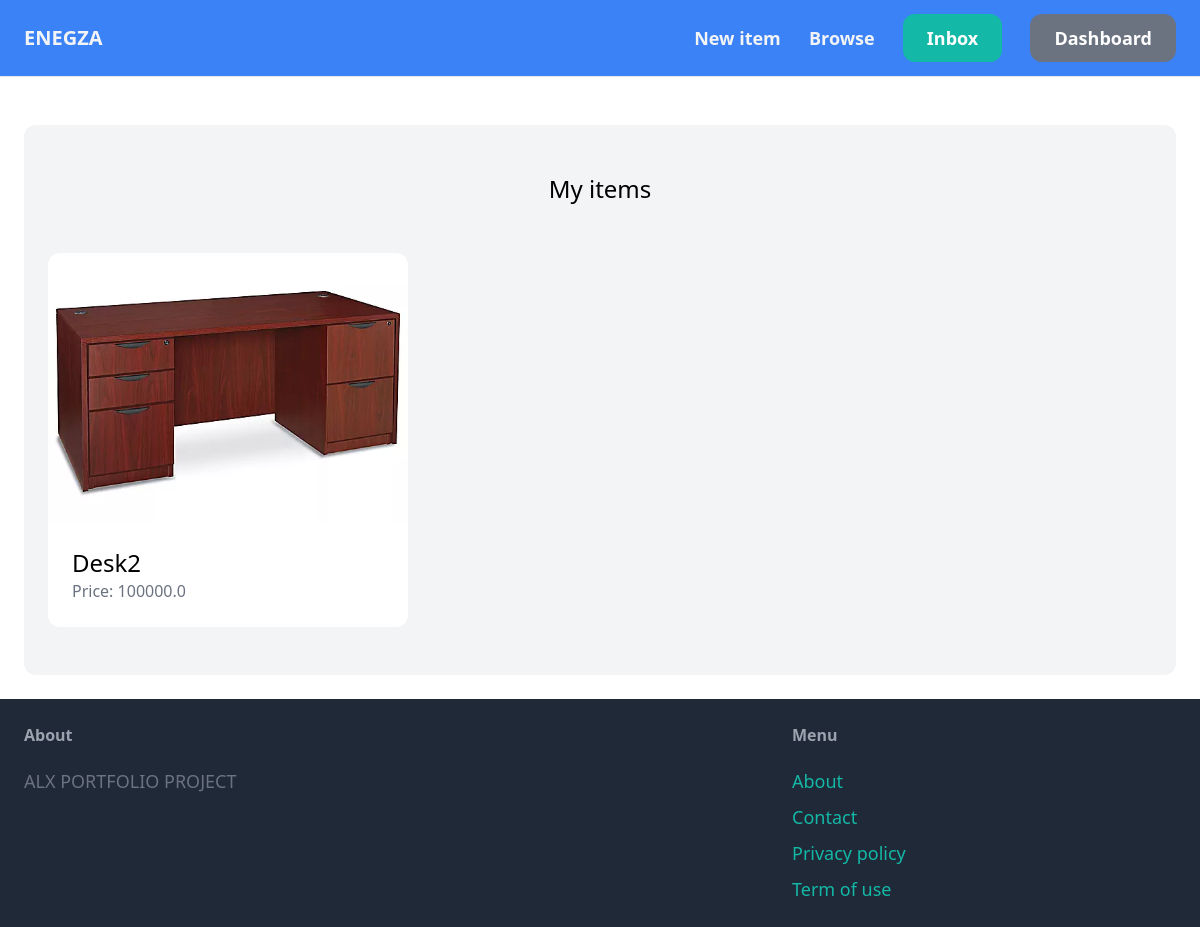
Page /dashboard/ (signed in) on the earlier database version.
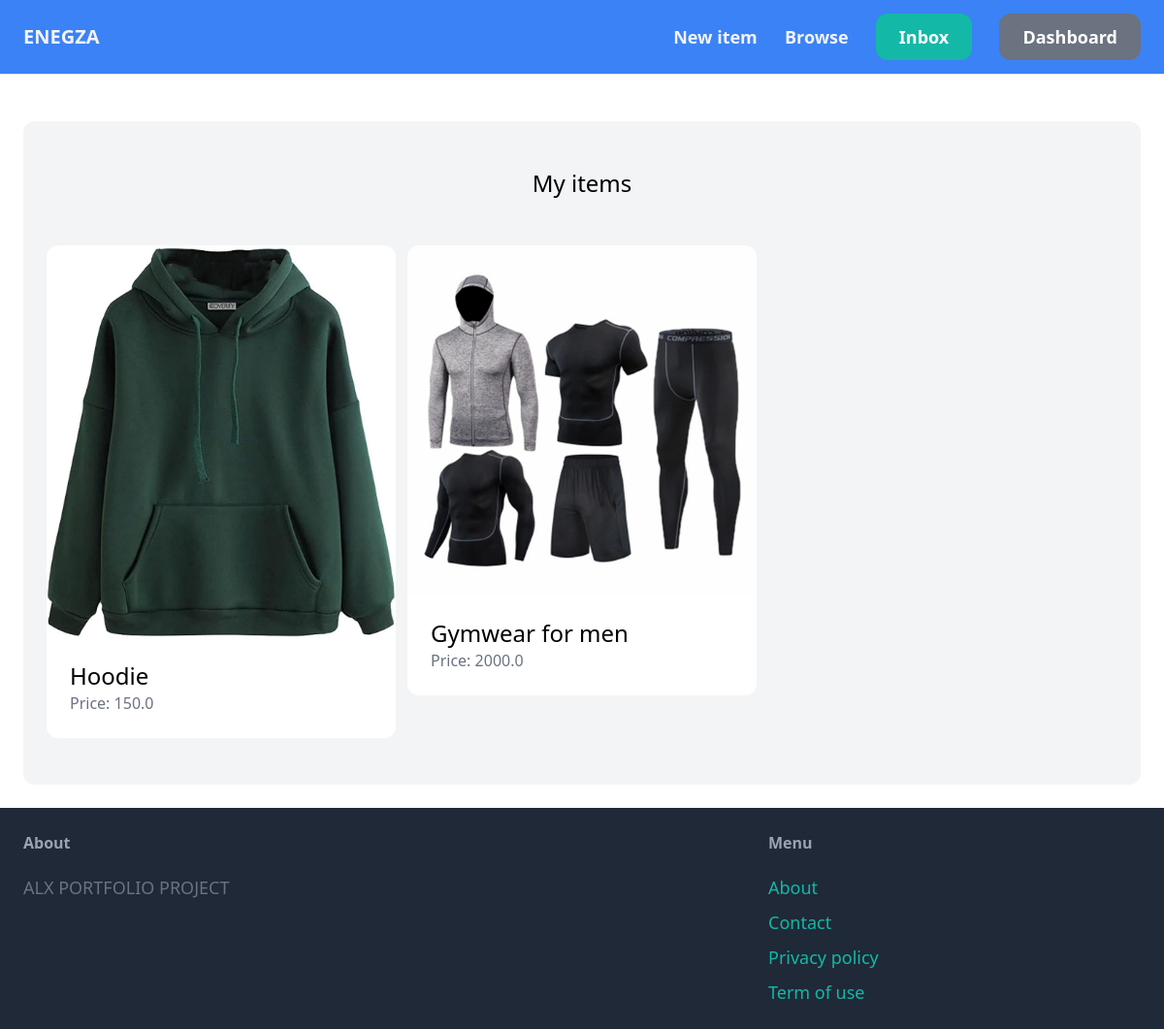
Same page on the later database version.
### item/models.py (models this page shows, shortened)
class Item(models.Model):
    category = models.ForeignKey(Category, related_name='items', on_delete=models.CASCADE)
    name = models.CharField(max_length=255)
    description = models.TextField(blank=True, null=True)
    price = models.FloatField()
    image = models.ImageField(upload_to='item_images', blank=True, null=True)
    is_sold = models.BooleanField(default=False)
    created_by = models.ForeignKey(User, related_name='items', on_delete=models.CASCADE)
    created_at = models.DateTimeField(auto_now_add=True)

### dashboard/views.py (the view)
# urls.py: path('', views.index, name='index'),
@login_required
def index(request):
    items = Item.objects.filter(created_by=request.user)
    return render(request, 'dashboard/index.html', {
        'items': items,
    })

### dashboard/templates/dashboard/index.html (shortened to what this page needs)
{% extends 'core/base.html' %}
{% block content %}
    <div class="mt-6 px-6 py-12 bg-gray-100 rounded-xl">
        <h2 class="mb-12 text-2xl text-center">My items</h2>
        <div class="grid grid-cols-3 gap-3">
            {% for item in items %}
                <div>
                    <a href="{% url 'item:detail' item.id %}">
                        <div>
                            <img src="{{ item.image.url }}" class="rounded-t-xl">
                        </div>
                        <div class="p-6 bg-white rounded-b-xl">
                            <h2 class="text-2xl">{{ item.name }}</h2>
                            <p class="text-gray-500">Price: {{ item.price }}</p>
                        </div>
                    </a>
                </div>
            {% endfor %}
        </div>
    </div>
{% endblock %}

Differences in the rows shown:
removed Item: image (picture), name "Desk2", price "100000.0"
added Item: image (picture), name "Hoodie", price "150.0"
added Item: image (picture), name "Gymwear for men", price "2000.0"
